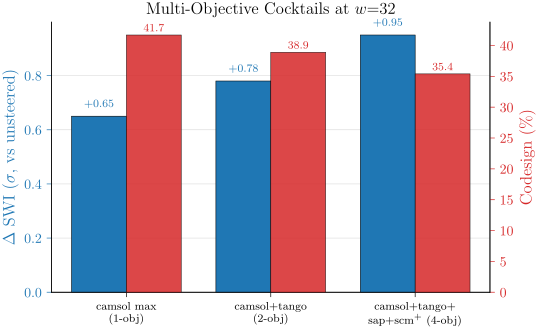

The script that drew this image:
# P26_v1: Multi-objective cocktail — grouped bar of SWI Delta-sigma + codesign rate at w=32.
# Single vs 2-obj vs 4-obj recipes.
# Visualizes: E068 / E072
# DATA: inline from E068/E072 prose
import sys
from pathlib import Path
sys.path.insert(0, str(Path(__file__).parent.parent))
from plot_utils import figsize
import matplotlib.pyplot as plt
import numpy as np

recipes = ["camsol max\n(1-obj)", "camsol+tango\n(2-obj)", "camsol+tango+\nsap+scm$^+$ (4-obj)"]
swi_delta = [0.65, 0.78, 0.95]    # SWI delta-sigma at w=32
codesign  = [41.7, 38.9, 35.4]    # codesign rate %

x = np.arange(len(recipes))
w = 0.38

fig, ax = plt.subplots(figsize=figsize(0.9))
ax2 = ax.twinx()

b1 = ax.bar(x - w/2, swi_delta, width=w, color="#1f77b4", edgecolor="black", lw=0.4,
            label=r"$\Delta$ SWI ($\sigma$)", zorder=3)
b2 = ax2.bar(x + w/2, codesign, width=w, color="#d62728", edgecolor="black", lw=0.4,
            alpha=0.85, label="Codesign (\\%)", zorder=3)

for b, v in zip(b1, swi_delta):
    ax.text(b.get_x() + b.get_width()/2, v + 0.03, f"{v:+.2f}", ha="center",
            va="bottom", fontsize=8, color="#1f77b4")
for b, v in zip(b2, codesign):
    ax2.text(b.get_x() + b.get_width()/2, v + 0.6, f"{v:.1f}", ha="center",
             va="bottom", fontsize=8, color="#d62728")

ax.set_xticks(x); ax.set_xticklabels(recipes, fontsize=8.5)
ax.set_ylabel(r"$\Delta$ SWI ($\sigma$, vs unsteered)", color="#1f77b4")
ax2.set_ylabel(r"Codesign (\%)", color="#d62728")
ax.tick_params(axis="y", colors="#1f77b4"); ax2.tick_params(axis="y", colors="#d62728")
ax.set_title("Multi-Objective Cocktails at $w{=}32$")
ax.spines[["top"]].set_visible(False); ax2.spines[["top"]].set_visible(False)
ax.grid(True, lw=0.4, alpha=0.5, zorder=0, axis="y")

fig.savefig(Path(__file__).with_suffix(".pdf"))
